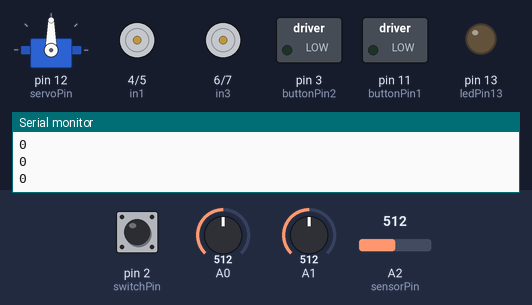
The sketch below on a simulated Arduino Uno, built with avr-gcc and run on an emulated ATmega328P. On the bench: servo, motor-driver pin pairs drawn as motors (green arrow = first pin HIGH = forward, orange = second pin HIGH = backward, longer = more drive, scaled by the enable pin), switched loads named in the sketch (green lamp = pin HIGH), output pins drawn as LEDs (lit = HIGH), the last lines printed to the serial monitor. Dashed ring = blinking. Inputs (shaded band) come from the test bench; at power-on: A2 (sensorPin) = 512, pin 2 (switchPin) LOW, A1 = 512, A0 = 512.

Above: at 11.2 s.
11.3 s: A2 (sensorPin) set to 270
At 12.8 s:
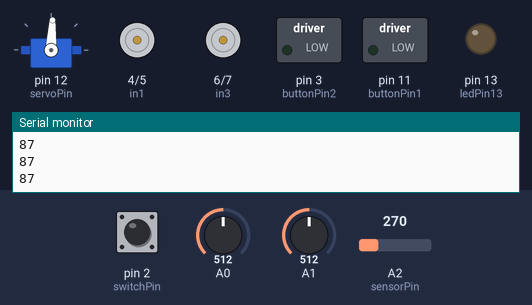
13.1 s: A2 (sensorPin) set to 247
16.1 s: pin 2 (switchPin) pulled HIGH for 3.2 s
At 16.31 s:
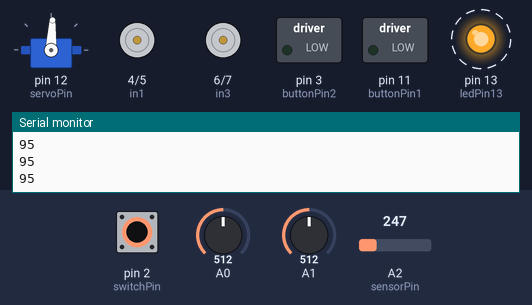
20.8 s: A2 (sensorPin) set to 122
At 22.3 s:
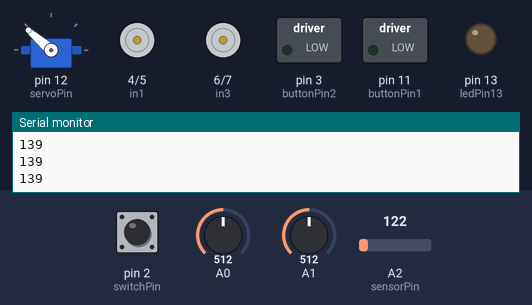
22.9 s: pin 2 (switchPin) pulled HIGH for 1 s
At 24.3 s:
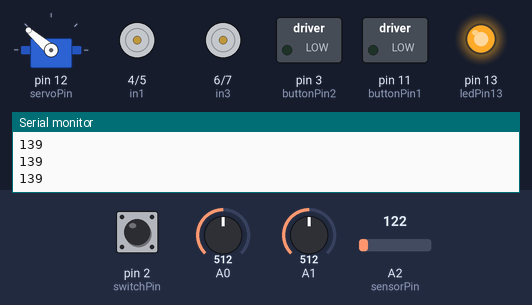
25.9 s: A1 set to 560
Timing chart, 0 to 28.4 s (numbered marks = the images above; inputs shaded):
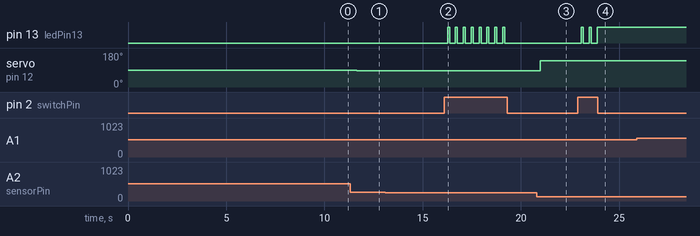

Measured:
- after the input at 11.3 s, servo on pin 12 (servoPin): 90° → 87° after 0.35 s
- after the input at 16.1 s, pin 13 (ledPin13): alternates HIGH for 0.10 s and LOW for 0.30 s, 16 changes in all, then stays LOW, starting after 0.16 s
- after the input at 20.8 s, servo on pin 12 (servoPin): 87° → 139° after 0.17 s
- after the input at 22.9 s, pin 13 (ledPin13): alternates HIGH for 0.10 s and LOW for 0.30 s, 5 changes in all, then stays HIGH, starting after 0.18 s

The sketch:

MyWallE_v1.0.0.0.ino
```cpp
//Robot car with IR and Servo Control

#include <Servo.h>
#define enA 9
#define in1 4
#define in2 5
#define enB 10
#define in3 6
#define in4 7
#define buttonPin1 11
#define buttonPin2 3
#define switchPin 2

int motorSpeedA = 0;
int motorSpeedB = 0;
boolean buttonState1 = LOW;
boolean buttonState2 = LOW;

int ledPin13 = 13;

Servo francisServo;
int servoPin = 12;
int sensorPin = A2;
int sensorValue = 0;
int sensorMin = 6;
int sensorMax = 506;
int lastDist = 0;
int currentDist = 0;
int thresh = 50;

int STATE = 0;
int pressed = false;

void setup(){
  francisServo.attach(servoPin);
  servoCenter();
  adjustSensor();
  pinMode(enA, OUTPUT);
  pinMode(enB, OUTPUT);
  pinMode(in1, OUTPUT);
  pinMode(in2, OUTPUT);
  pinMode(in3, OUTPUT);
  pinMode(in4, OUTPUT);
  pinMode(buttonPin1, OUTPUT);
  pinMode(buttonPin2, OUTPUT);
  pinMode(switchPin, INPUT);
  pinMode(ledPin13, OUTPUT);
  delay(50);
}
void loop(){
  setupSensor();
  int joyStickSwitch = digitalRead(switchPin);
  if (joyStickSwitch == true){
    pressed = !pressed;
  }
  if(pressed == true){
    digitalWrite(ledPin13, HIGH);
    robotManualControl();
  }
  if(pressed == false){
    digitalWrite(ledPin13, LOW);
    IRcontrolLeftRight();
  }
}

void servoCenter(){
  for (int i = 0 ; i <=180 ; i = 90){
    francisServo.write(90);
    delay(100);
    break;
  }
}

void adjustSensor(){
  Serial.begin(9600);
  while (millis() < 10000){
    sensorValue = analogRead(sensorPin);
    if(sensorValue > sensorMax){
      sensorMax = sensorValue;
    }
    if(sensorValue < sensorMin){
      sensorMin = sensorValue;
    }
    Serial.println(sensorMin);
    Serial.println(sensorMax);
    delay(10);
  }
}
void calibratingSensor(){
  sensorValue = analogRead(sensorPin);
  sensorValue = map(sensorValue, sensorMin, sensorMax, 180, 0);
  sensorValue = constrain(sensorValue, 0, 255);
  Serial.println(sensorValue);
  delay(100);
}
void setupSensor(){
  calibratingSensor();
  currentDist = sensorValue;
  if(currentDist > lastDist + thresh || currentDist < lastDist - thresh){
    francisServo.write(sensorValue);
    //analogWrite(motorPin11, sensorValue);
  lastDist = currentDist;
  }
}

void robotManualControl(){
  int xAxis = analogRead(A0);
  int yAxis = analogRead(A1);
  //Y-axis for forward and backward control (0 - 1023, 470 - 550 as center threshold)
  if (yAxis < 470){
    //Motor A backward
    digitalWrite(in1, LOW);
    digitalWrite(in2, HIGH);
    //Set Motor B backward
    digitalWrite(in3, LOW);
    digitalWrite(in4, HIGH);
    //Convert the declining Y-axis reading for going backward
    //from 470 to 0 int 0 to 255 value for the PWM signal for
    //increasing the motor speed.
    motorSpeedA = map(yAxis, 470,0,0,255);
    motorSpeedB = map(yAxis, 470,0,0,255);
  } else if (yAxis > 550){
    //Set the motor forward
    digitalWrite(in1, HIGH);
    digitalWrite(in2, LOW);
    //Set Motor B forward
    digitalWrite(in3, HIGH);
    digitalWrite(in4, LOW);
    // Convert the increasing Y-axis readings for
    //going forward from 550 to 1023 into 0 to 255 value
    //for the PWM signal for increasing the motor speed.
    motorSpeedA = map(yAxis, 550, 1023, 0, 255);
    motorSpeedB = map(yAxis, 550, 1023, 0, 255);
  } else {
    motorSpeedA = 0;
    motorSpeedB = 0;
  }
  //X-axis used for left and right control
  if (xAxis < 470){
    //Convert the declining X-axis readings from 470 to 0
    //into increasing 0 to 255 value.
    int xMapped = map(xAxis, 470,0,0, 255);
    // Move to left - decrease left motor speed, increase right motor speed
    motorSpeedA = motorSpeedA - xMapped;
    motorSpeedB = motorSpeedB + xMapped;
    motorSpeedA = constrain(motorSpeedA,0,255);
    motorSpeedB = constrain(motorSpeedB,0,255);
  }
  if (xAxis > 550){
    // Convert the increasing X-axis readings from
    // 550 to 1023 into 0 to 255 value
    int xMapped = map(xAxis, 550, 1023,0,255);
    // Move right - decrease right motor speed, increase left motor speed
    motorSpeedA = motorSpeedA + xMapped;
    motorSpeedB = motorSpeedB - xMapped;
    // Confine the range from 0-255
    motorSpeedA = constrain(motorSpeedA,0,255);
    motorSpeedB = constrain(motorSpeedB,0,255);
  }
  /* To prevent buzzing. NOTE: Please test first the motors before
   * enabling this feature.
   *
    */
  if (motorSpeedA < 70){
    motorSpeedA = 0;
  }
  if (motorSpeedB <70){
    motorSpeedB = 0;
  }

  analogWrite(enA, motorSpeedA);
  analogWrite(enB, motorSpeedB);

  buttonState1 = digitalRead(buttonPin1);
  buttonState2 = digitalRead(buttonPin2);
  //Rotate counterclockwise
  if (buttonState1 == HIGH){
    //Motor A backward
    digitalWrite(in1, HIGH);
    digitalWrite(in2, LOW);
    //Set Motor B forward
    digitalWrite(in3, LOW);
    digitalWrite(in4, HIGH);
    analogWrite(enA, 1000);
    analogWrite(enB, 1000);

  }
  if (buttonState2 == HIGH){
    //Motor A forward
    digitalWrite(in1, LOW);
    digitalWrite(in2, HIGH);
    //Set Motor B backward
    digitalWrite(in3, HIGH);
    digitalWrite(in4, LOW);
    analogWrite(enA, 1000);
    analogWrite(enB, 1000);

  }
}

void IRcontrolLeftRight(){
  if (sensorValue > 90){
    //Convert the declining X-axis readings from 470 to 0
    //into increasing 0 to 255 value.
    int xMapped = map(sensorValue, 90,180,0, 255);
    // Move to left - decrease left motor speed, increase right motor speed
    motorSpeedA = motorSpeedA - xMapped;
    delay(100);
    motorSpeedB = motorSpeedB + xMapped;
    delay(100);
    motorSpeedA = constrain(motorSpeedA,0,255);
    motorSpeedB = constrain(motorSpeedB,0,255);\
  }
  if (sensorValue < 70){
    // Convert the increasing X-axis readings from
    // 550 to 1023 into 0 to 255 value
    int xMapped = map(sensorValue, 70, 0,0,255);
    // Move right - decrease right motor speed, increase left motor speed
    motorSpeedA = motorSpeedA + xMapped;
    delay(100);
    motorSpeedB = motorSpeedB - xMapped;
    delay(100);
    // Confine the range from 0-255
    motorSpeedA = constrain(motorSpeedA,0,255);
    motorSpeedB = constrain(motorSpeedB,0,255);
  }
  analogWrite(enA, motorSpeedA);
  analogWrite(enB, motorSpeedB);
}
```
